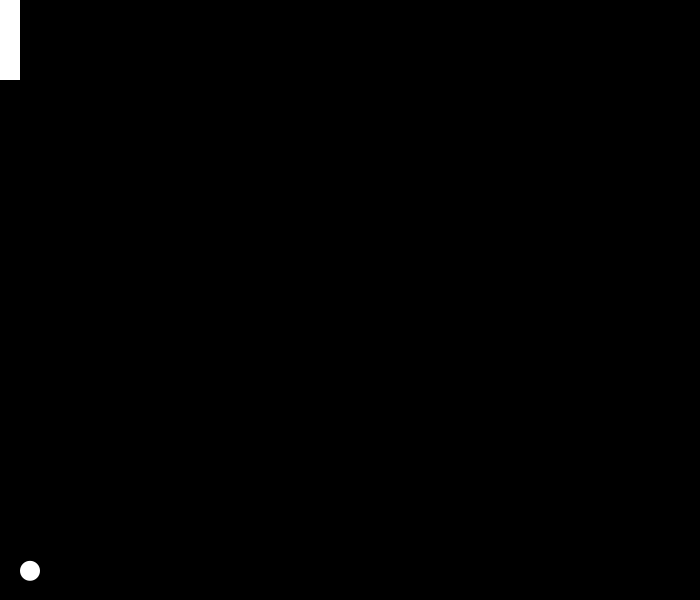
Frame 1 (no input)
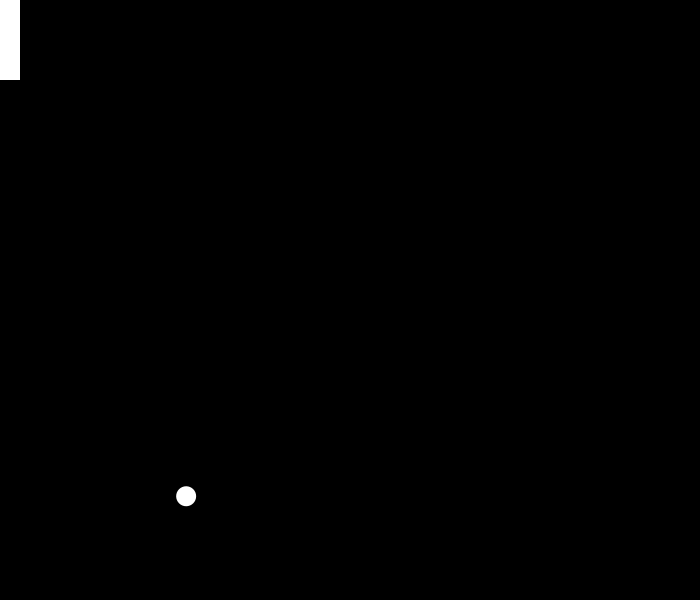
Frame 60 (the mouse pressed at the canvas centre just before this capture)
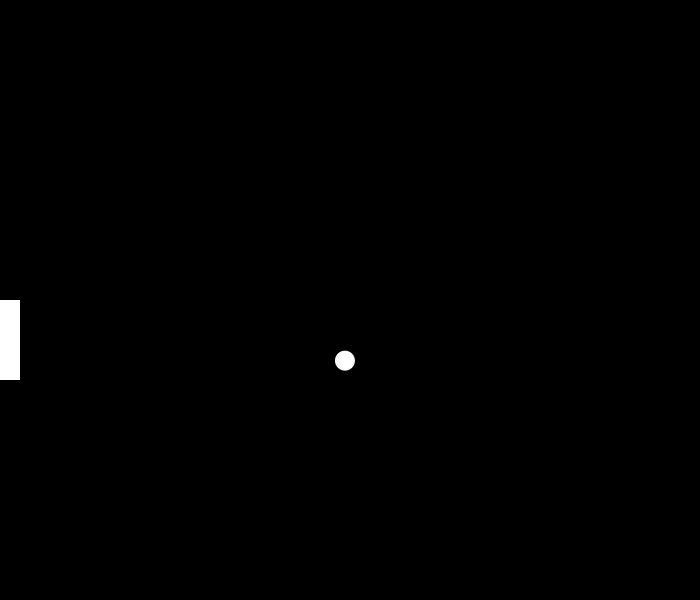
Frame 120 (the mouse held since frame 60 and released just before this capture)

The Processing sketch that drew these frames (run headless with seeded random() and noise(); from frame 60 on, the mouse is pressed at the canvas centre):

// Processing sketch: ping_pong_11_04_22
// ── ping_pong_11_04_22.pde
// ping dimension
float rectHeight = 80;
float rectWidth = 20;

// speed of pong
float xSpeed = random(2,3);
float ySpeed = random(2,3);

// Pong initialization
float posX = 30;
float posY = random(0,600);

void setup(){
  size(700,600);
  noStroke();
}

void draw(){
  background(#000000);
  float mouseCurrY = mouseY;
  rect(0,mouseCurrY,rectWidth,rectHeight);
  ellipse(posX,posY,20,20);
  
  if (posX <= rectWidth && posY >= mouseCurrY && posY <= mouseCurrY+rectHeight)
    xSpeed *= -1;
  
  if (posY >= height || posY <= 0)
    ySpeed *= -1;
  
  if (posX >= width)
    xSpeed *= -1;
  
  posX += xSpeed;
  posY += ySpeed; 
  
  // Crash the game if not touched
  if (posX <= 0)
    exit();
  
}
